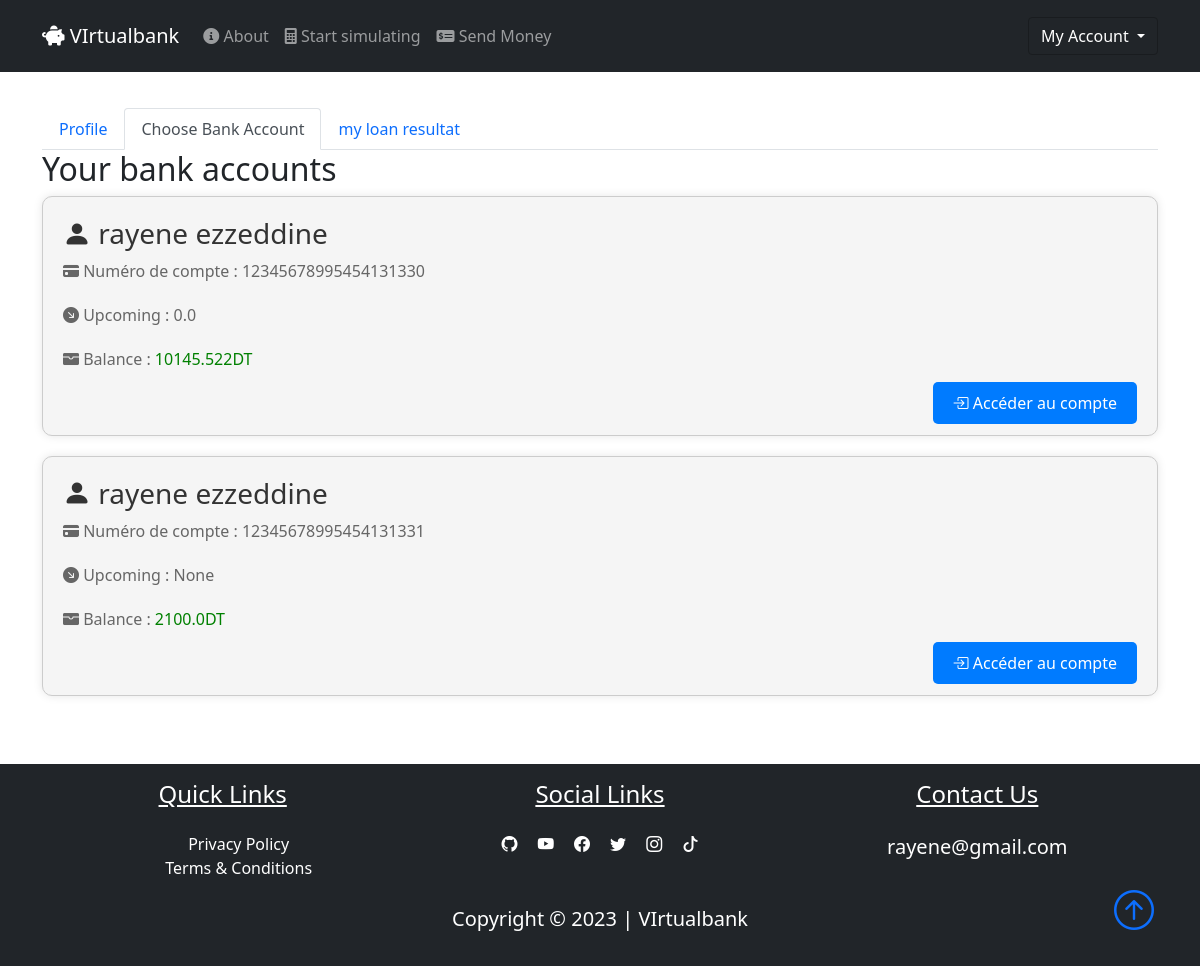
The app's page /dashboard/choose_bank_account (signed in) with its own data.
### dev/models.py (models this page shows, shortened)
class BankAccount(db.Model):
    id = db.Column(db.Integer, primary_key=True)
    uuid=db.Column(db.String(36), unique=True, nullable=False, default=lambda: str(uuid.uuid4()))
    account_number = db.Column(db.String(20), unique=True, nullable=False)
    identifier = db.Column(db.Integer,  nullable=False)
    balance = db.Column(db.Float, nullable=False, default=0.0)
    creation_date = db.Column(db.DateTime, nullable=False, default=datetime.utcnow)
    account_type = db.Column(db.String(10), nullable=False)
    user_id = db.Column(db.Integer, db.ForeignKey('user.id'), nullable=True)
    client_name = db.Column(db.String(25), nullable=False)
    transactions = db.relationship('Transaction', backref='bank_account', lazy=True)
    loan_requests = db.relationship('Loan_request', backref='bank_account', lazy=True)
    upcomming=db.Column(db.Float,default=0)
    upcomming_date= db.Column(db.DateTime)
    age_of_user= db.Column(db.Integer)

### dev/Bankaccounts/routes.py (the view)
@bankaccounts_bp.route("/dashboard/choose_bank_account", methods=["GET", "POST"])
@login_required
def choose_bank_account():
    today = date.today()
    bank_accounts = BankAccount.query.filter_by(user_id=current_user.id).all()
    for account in bank_accounts:
        if account.upcomming:
            if account.upcomming_date.date()!=today:
                print(today)
                print(account.upcomming_date)
                account.upcomming=None
    db.session.commit()
    years = today.year
    month=today.month
    return render_template(
        "choose_bank_account.html",
        title="Choose Bank Account",
        bank_accounts=bank_accounts,
        active_tab="choose_bank_account",
        years=years,
        month=month
    )

### dev/models.py (called while the page is built)
@login_manager.user_loader
def load_user(user_id):
    return User.query.get(int(user_id))

### dev/templates/choose_bank_account.html (shortened to what this page needs)
{% extends "dashboard.html" %}
{% block choose_bank_account %}
    <section>
        <h2>Your bank accounts</h2>
        {% for account in bank_accounts %}
            <div class="account-box">
                <h3><i class="bi bi-person-fill"></i> {{ account.client_name }}</h3>
                <p><i class="bi bi-credit-card-fill"></i> Numéro de compte : {{ account.account_number }}</p>
                <p><i class="bi bi-arrow-down-right-circle-fill"></i> Upcoming : {{ account.upcomming }}</p>
                <p><i class="bi bi-wallet-fill"></i> Balance : <span class="{{ 'balance-positive' if account.balance >= 0.0 else 'balance-negative' }}">{{ account.balance }}DT</span></p>
                <div class="account-details">
                    <a href="{{ url_for('transactions_bp.display_account', uuid=account.uuid, years=years, month =month) }}">
                        <i class="bi bi-box-arrow-in-right"></i> Accéder au compte
                    </a>
                </div>
            </div>
        {% endfor %}
    </section>
{% endblock choose_bank_account %}

### dev/templates/dashboard.html (shortened to what this page needs)
{% extends "allforms.html" %}
{% block content %}
<div class="container my-5">
    <nav>
        <div class="nav nav-tabs" id="tablist">
            <a class="link" href="/dashboard/profile">
                <button class="{{ 'nav-link active' if active_tab == 'profile' else 'nav-link' }}" id="nav-profile-tab"
                        data-bs-toggle="tab" data-bs-target="#nav-profile" type="button" role="tab"
                        aria-controls="nav-profile" aria-selected="true">Profile</button>
            </a>
            <a class="link" href="/dashboard/choose_bank_account">
                <button class="{{ 'nav-link active' if active_tab == 'choose_bank_account' else 'nav-link' }}" id="nav-choose_bank_account-tab"
                        data-bs-toggle="tab" data-bs-target="#nav-choose_bank_account" type="button" role="tab"
                        aria-controls="nav-choose_bank_account" aria-selected="true">Choose Bank Account</button>
            </a>
            <a class="link" href="/dashboard/loanResult">
                <button class="{{ 'nav-link active' if active_tab == 'loan_result' else 'nav-link' }}" id="nav-loan_result-tab"
                        data-bs-toggle="tab" data-bs-target="#nav-loan_result" type="button" role="tab"
                        aria-controls="nav-loan_result" aria-selected="true">my loan resultat</button>
            </a>
        </div>
    </nav>
    <div class="tab-content" id="nav-tabContent">
        {% block choose_bank_account %} {% endblock choose_bank_account %}
    </div>
</div>
{% endblock content %}

### dev/templates/allforms.html (shortened to what this page needs)
<!DOCTYPE html>
<html lang="en">
<head>
    <link href="https://cdn.jsdelivr.net/npm/bootstrap@5.1.3/dist/css/bootstrap.min.css" rel="stylesheet"
>
    <link rel="stylesheet" href="https://cdn.jsdelivr.net/npm/bootstrap-icons@1.8.1/font/bootstrap-icons.css">
    <link rel="stylesheet" type="text/css" href="{{url_for('static', filename='login1.css')}}">
    <link href="https://cdnjs.cloudflare.com/ajax/libs/font-awesome/6.0.0-beta3/css/all.min.css" rel="stylesheet">
</head>
<body class="d-flex flex-column min-vh-100">
    <nav class="navbar navbar-expand-lg bg-dark navbar-dark py-3 fixed-top">
        <div class="container">
            <a href="{{url_for('main.home')}}" class="navbar-brand">
                <i class="fas fa-piggy-bank"></i> VIrtualbank
            </a>
            <div class="collapse navbar-collapse" id="navmenu">
                <ul class="navbar-nav">
                    <li class="nav-item">
                        <a href="#" class="nav-link">
                            <i class="fas fa-info-circle"></i> About
                        </a>
                    </li>
                    <li class="nav-item">
                        <a href="{{url_for('loans.simulate_credit')}}" class="nav-link">
                            <i class="fas fa-calculator"></i> Start simulating
                        </a>
                    </li>
                    <li class="nav-item">
                        <a href="{{url_for('transactions_bp.send_transaction')}}" class="nav-link">
                            <i class="fas fa-money-check-alt"></i> Send Money
                        </a>
                    </li>
                </ul>
                <ul class="navbar-nav ms-auto">
                    {% if current_user.is_authenticated %}
                    <div class="dropdown show">
                        <button class="btn btn-dark bg-dark dropdown-toggle" type="button" id="dropdownMenuButton1"
                            data-bs-toggle="dropdown" aria-expanded="false">
                            My Account
                        </button>
                    </div>
                    {% endif%}
                </ul>
            </div>
        </div>
    </nav>
    {% block content%} {% endblock %}
    {% block footer %}
    <footer class="bg-dark mt-auto">
        <div class="container p-3">
            <div class="row text-center text-white">
                <div class="col-md-12 col-lg-4 pb-2">
                    <h4 class="text-center text-decoration-underline">Quick Links</h4>
                    <ul class=" nobull pt-3">
                        <li><a href="#" class="link text-white">Privacy Policy</a></li>
                        <li><a href="#" class="link text-white">Terms & Conditions</a></li>
                    </ul>
                </div>
                <div class="col-md-12 col-lg-4">
                    <h4 class="text-center text-decoration-underline pb-3">Social Links</h4>
                    <a href="#" class="text-white p-2"><i class="bi-github"></i></a>
                    <a href="#" class="text-white p-2"><i class="bi-youtube"></i></a>
                    <a href="#" class="text-white p-2"><i class="bi-facebook"></i></a>
                    <a href="#" class="text-white p-2"><i class="bi-twitter"></i></a>
                    <a href="#" class="text-white p-2"><i class="bi-instagram"></i></a>
                    <a href="#" class="text-white p-2"><i class="bi-tiktok"></i></a>
                </div>
                <div class="col-md-12 col-lg-4 pb-2">
                    <h4 class="text-center text-decoration-underline pb-3">Contact Us</h4>
                    <p class="lead">rayene@gmail.com</p>
                </div>
            </div>
            <div class="col text-white text-center position-relative">
                <p class="lead font-weight-bold">Copyright &copy; 2023 | VIrtualbank </p>
                <a href="#" class="position-absolute bottom-0 end-0">
                    <i class="bi bi-arrow-up-circle h1"></i>
                </a>
            </div>
        </div>
    </footer>
    {% endblock footer %}
</body>
</html>

### dev/static/login1.css (style rules this page uses)
body::before { display: block; content: ''; height: 60px; }
.link { text-decoration: none; }
.nobull { list-style-type: none; }

### dev/templates/choose_bank_account.html (style rules this page uses)
.account-box { border: 1px solid #ccc; padding: 20px; margin-bottom: 20px; border-radius: 10px; box-shadow: 0px 0px 10px rgba(0,0,0,0.1); transition: all 0.3s ease; background-color: whitesmoke; text-align: left; }
.account-details { text-align: right; margin-top: 10px; }
.account-box h3 { margin-top: 0; color: #333; }
.account-box p { color: #666; margin-bottom: 20px; }
.account-box a { text-decoration: none; color: white; background-color: #007BFF; padding: 10px 20px; border-radius: 5px; transition: all 0.3s ease; }
.balance-positive { color: green; }

### records on screen
BankAccount: client_name "rayene ezzeddine", account_number "12345678995454131330", upcomming "0.0", balance "10145.522"
BankAccount: client_name "rayene ezzeddine", account_number "12345678995454131331", upcomming "None", balance "2100.0"
